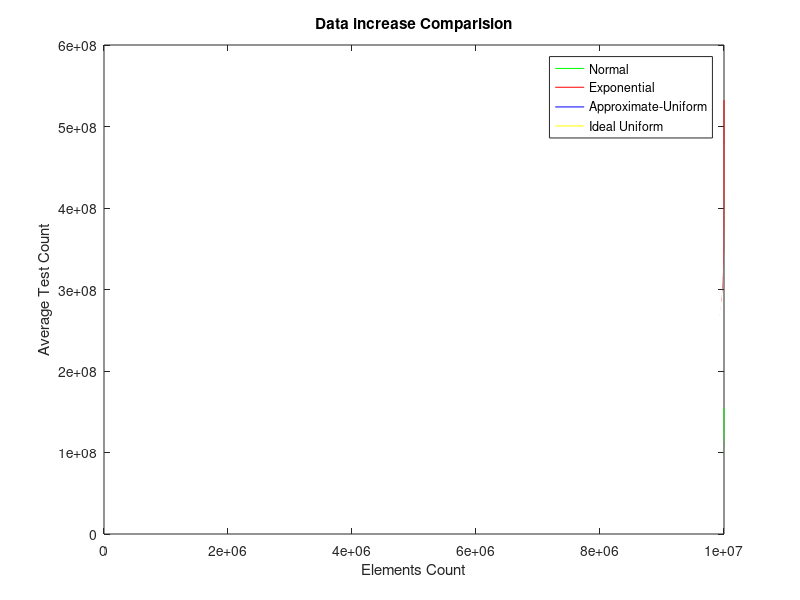

MATLAB code to generate this figure: (Note: this script raises an error after producing the figure.)
%% THIS CODING IS DONE FOR PROOFING THE RESULTS OF THE PUBLISHED PAPER: https://ieeexplore.ieee.org/document/8751856/ 

% We are comparing 4 Algorithms: Binary (BSA) | Interpolation (ISA) | MSSA using Binary (MSSA_BSA) | MSSA using Interpolation (MSSA_ISA)
n = 1;   % Comparision count for different array sizes each time x10
m = 10000000;  % The first array size; (when n=1)
rng('shuffle', 'v5normal');

%% Elements Count

TestSize = zeros(1,n);

%% Measure 1

BSA_MaxTC = zeros(1,n);
MSSA_BSA_MaxTC = zeros(1,n);
ISA_MaxTC = zeros(1,n);
MSSA_ISA_MaxTC = zeros(1,n);

%% Measure 2

BSA_AvgTC = zeros(1,n);
MSSA_BSA_AvgTC = zeros(1,n);
ISA_AvgTC = zeros(1,n);
MSSA_ISA_AvgTC = zeros(1,n);

%% Measure 3

BSA_MinTC = zeros(1,n);
MSSA_BSA_MinTC = zeros(1,n);
ISA_MinTC = zeros(1,n);
MSSA_ISA_MinTC = zeros(1,n);

%% Apply Test

for i= 1:n
    
    %% Generating Random Data
        
    TestSize(i) = m;
    % Y1 = sort(randn(1,m*3.5)*m*10);
    % Y1 = Y1(Y1>0); Y1 = Y1(1:m); % normal increase
    Y1=sort(abs(randn(1,m)*m*3)); % normal increase
    Y2=sort(abs(randn(1,m)*m*10)); % exponential increase
    Y3=sort(randi(m*10,1,m)); % Approximate-Uniform increase
    Y4=2:2:m*2; % Ideal Uniform increase

    elements = 1:m;
    figure
    plot(elements,Y1,'g',elements,Y2,'r',elements,Y3,'b',elements,Y4,'y');
    title('Data increase Comparision');
    xlabel('Elements Count');
    ylabel('Average Test Count');
    legend('Normal','Exponential','Approximate-Uniform','Ideal Uniform');
    
    %% Maximum-Spead Search Algorithm's Precalculations
    % MSSCKA (Parallel Version) - Maximum-Spead Search Key Calculation Algorithms
    % [MS_key, MS_d ]=MSSCKA_Parallel(Y1);
    [MS_key, MS_d ]=Game_Changer_MSSCKA(Y1);
    
    Res=zeros(1,m);
    for k=1:m
        [Res(k),~]=MSSA_ISA(Y1(k),Y1,MS_d,MS_key);
    end
    disp(['MSSA_ISA Missed searches count =',num2str(size(find( Res == 0),2))]);

    %% Search for All compettive Algorithms
    
    BSA_TCs=zeros(1,m);
    MSSA_BSA_TCs=zeros(1,m);
    ISA_TCs=zeros(1,m);
    MSSA_ISA_TCs=zeros(1,m);
    
    for j=1:m
        [~,BSA_TCs(j)]=BSA(Y1(j),Y1);
        [~, MSSA_BSA_TCs(j)]=MSSA_BSA(Y1(j),Y1,MS_d,MS_d);
        [~, ISA_TCs(j)]=ISA(Y1(j),Y1);
        [~, MSSA_ISA_TCs(j)]=MSSA_ISA(Y1(j),Y1,MS_d,MS_d);
    end
    
    %% 1) Worst Case - max Test Count
    
    BSA_MaxTC(i)= max(BSA_TCs);
    MSSA_BSA_MaxTC(i) = max(MSSA_BSA_TCs);
    ISA_MaxTC(i) = max(ISA_TCs);
    MSSA_ISA_MaxTC(i) = max(MSSA_ISA_TCs);
    
    %% 2) Avarege Case - Mean Test Count
    
    BSA_AvgTC(i) = mean(BSA_TCs);
    MSSA_BSA_AvgTC(i) = mean(MSSA_BSA_TCs);
    ISA_AvgTC(i) = mean(ISA_TCs);
    MSSA_ISA_AvgTC(i) = mean(MSSA_ISA_TCs);
    
    %% 3) Total Best Case - Test Count = 1
    
    BSA_MinTC(i) = size(find(BSA_TCs == 1),2);
    MSSA_BSA_MinTC(i) = size(find(MSSA_BSA_TCs == 1),2);
    ISA_MinTC(i) = size(find(ISA_TCs == 1),2);
    MSSA_ISA_MinTC(i) = size(find(MSSA_ISA_TCs == 1),2);
    
    % the size fot the next iteration
    m = m*10;
end

%% Printing
disp(newline);
disp(['Max Test Count', newline ,'***********************']);
disp(['BSA_maxTC = ',num2str(BSA_MaxTC)]);
disp(['MSSA_BSA_maxTC = ',num2str(MSSA_BSA_MaxTC)]);
disp(['ISA_maxTC = ',num2str(ISA_MaxTC)]);
disp(['MSSA_ISA_maxTC = ',num2str(MSSA_ISA_MaxTC)]);

disp(newline);
disp(['Mean Test Count', newline ,'***********************']);
disp(['BSA_AvgTC = ',num2str(BSA_AvgTC)]);
disp(['MSSA_BSA_AvgTC = ',num2str(MSSA_BSA_AvgTC)]);
disp(['ISA_AvgTC = ',num2str(ISA_AvgTC)]);
disp(['MSSA_ISA_AvgTC = ',num2str(MSSA_ISA_AvgTC)]);

disp(newline);
disp(['Total Test Count = 1', newline ,'***********************']);
disp(['BSA_MinTC = ',num2str(BSA_MinTC)]);
disp(['MSSA_BSA_MinTC = ',num2str(MSSA_BSA_MinTC)]);
disp(['ISA_MinTC = ',num2str(ISA_MinTC)]);
disp(['MSSA_ISA_MinTC = ',num2str(MSSA_ISA_MinTC)]);

%% Figures

if(n==1)
    c = categorical({'BSA','MSSA\_BSA','ISA','MSSA\_ISA'});
    figure
    bar(c,[BSA_MaxTC,MSSA_BSA_MaxTC,ISA_MaxTC,MSSA_ISA_MaxTC]);
    title('Worst-case');
    
    c = categorical({'BSA','MSSA\_BSA','ISA','MSSA\_ISA'});
    figure
    bar(c,[BSA_AvgTC,MSSA_BSA_AvgTC,ISA_AvgTC,MSSA_ISA_AvgTC]);
    title('Average-case');
    
    c = categorical({'BSA','MSSA\_BSA','ISA','MSSA\_ISA'});
    figure
    bar(c,[BSA_MinTC,MSSA_BSA_MinTC,ISA_MinTC,MSSA_ISA_MinTC]);
    title('Best-case');
    
else
    
    figure
    plot(TestSize,BSA_MaxTC,'r',TestSize,MSSA_BSA_MaxTC,'m'...
        ,TestSize,ISA_MaxTC,'g',TestSize,MSSA_ISA_MaxTC,'b');
    title('Worst-case');
    xlabel('Elements Count');
    ylabel('maximum Test Count');
    legend('BSA','MSSA\_BSA','ISA','MSSA\_ISA');
    
    figure
    plot(TestSize,BSA_AvgTC,'r',TestSize,MSSA_BSA_AvgTC,'m'...
        ,TestSize,ISA_AvgTC,'g',TestSize,MSSA_ISA_AvgTC,'b');
    title('Average-case');
    xlabel('Elements Count');
    ylabel('Average Test Count');
    legend('BSA','MSSA\_BSA','ISA','MSSA\_ISA');
    
    figure
    plot(TestSize,BSA_MinTC ,'r',TestSize,MSSA_BSA_MinTC,'m'...
        ,TestSize,ISA_MinTC,'g',TestSize,MSSA_ISA_MinTC,'b');
    title('Best-case');
    xlabel('Elements Count');
    ylabel('Total Min Test Count');
    legend('BSA','MSSA\_BSA','ISA','MSSA\_ISA');
    
end

%% Note that here we are Comparing MSSA with other searching algorithms by testing the existence of all elements
% Execution Time is only for the array of the largest size elements
m = m/10;
ExecutionTime = zeros(1,4);

tic
for j=1:m
    BSA(Y1(j),Y1);
end
ExecutionTime(1) = toc;

tic
for j=1:m
    MSSA_BSA(Y1(j),Y1,MS_d,MS_d);
end
ExecutionTime(2) = toc;

tic
for j=1:m
    ISA(Y1(j),Y1);
end
ExecutionTime(3) = toc;

tic
for j=1:m
    MSSA_ISA(Y1(j),Y1,MS_d,MS_d);
end
ExecutionTime(4) = toc;

%%  Execution Time Results

AlgsNames = ['BSA       ','MSSA_BSA      ','ISA     ','MSSA_ISA    '];

disp(['AlgsNames = ',AlgsNames]);
disp(['ExecTime = ',num2str(ExecutionTime)]);

c = categorical({'BSA','MSSA\_BSA','ISA','MSSA\_ISA'});
figure
bar(c,ExecutionTime);
title(['ExecTime for searching ', num2str(m), ' items (all existed)']);
